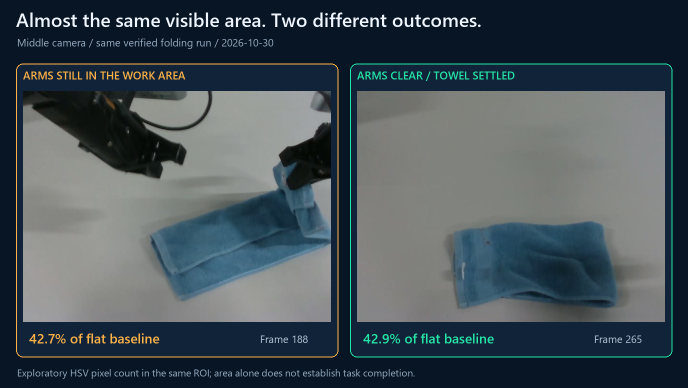
#> input picture flexifold_booth_first_grasp/counterexample.png, 1376 x 776 px (shown at 1/2 size)
$ python -i towel_edge_observation.py   (imports and definitions only)
#> lines starting #> are read from the running program, lines starting #| are printed output that depends on the picture; after the words box and inside, x2 and y2 are one past the last pixel; in counts of white or black regions, pixels touching at a corner belong together
### amd_hybrid_deploy_20261031/piper_towel_replica/deployment_entry/towel_quality.py
"""Optional RGB-only staging check and stop request, shared with simulation.

This is a visual heuristic for the fixed blue-towel scene, not a fold/layer
success certificate. It never modifies policy images, actions or limits.
"""
import json
import math
from pathlib import Path

import cv2
import numpy as np


def cloth_features(rgb, settings):
    if not isinstance(rgb, np.ndarray) or rgb.dtype != np.uint8 or rgb.ndim != 3 or rgb.shape[2] != 3:
        raise ValueError('Quality monitor requires uint8 RGB')
    height, width = rgb.shape[:2]
#> height = 776; width = 1376
    hsv = cv2.cvtColor(rgb, cv2.COLOR_RGB2HSV)
#> hsv: shape (776, 1376, 3); mean H, S, V 81.3, 104.9, 90.9
    mask = cv2.inRange(hsv, np.array(settings['hsv_lower']), np.array(settings['hsv_upper']))
#> mask: shape (776, 1376); 26% white; 750 white regions (618 under 20 px), largest, box (x1, y1, x2, y2) and area: (34, 129, 675, 713) 133857, (702, 129, 1343, 713) 85299, (906, 443, 1235, 617) 48610
    mask = cv2.morphologyEx(mask, cv2.MORPH_CLOSE, np.ones((5, 5), np.uint8))
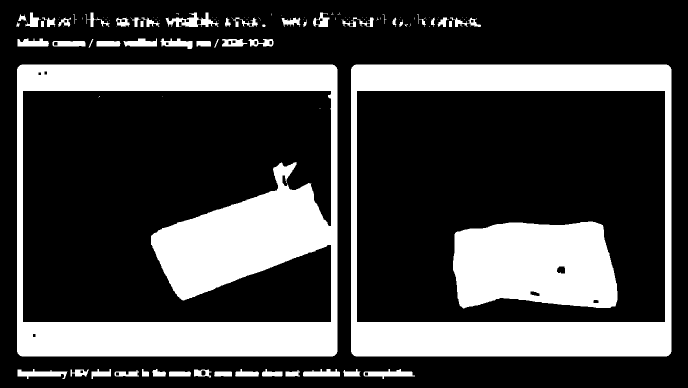
#> mask: shape (776, 1376) (shown at 1/2 size); 27.7% white; 131 white regions (73 under 20 px)
    contours, _ = cv2.findContours(mask, cv2.RETR_EXTERNAL, cv2.CHAIN_APPROX_SIMPLE)
#> contours = 125 contours, 70 with area under 20; largest, box (x1, y1, x2, y2) and area: (702, 129, 1343, 713) 373006, (34, 129, 675, 713) 373006, (331, 25, 438, 54) 1261, (727, 738, 830, 758) 926, (35, 738, 135, 758) 908
    if not contours:
        return None
    contour = max(contours, key=cv2.contourArea)
#> contour = contour of 24 points, box (x1, y1, x2, y2) (702, 129, 1343, 713), area 373006
    area = float(cv2.contourArea(contour))
#> area = 373006
    if area < settings['min_area_fraction'] * width * height:
        return None
    hull = cv2.convexHull(contour)
#> hull = contour of 16 points, box (x1, y1, x2, y2) (702, 129, 1343, 713), area 373014
    rectangle = cv2.minAreaRect(contour)
#> rectangle = ((1022, 420.5), (583, 640), -90)
    rectangle_area = float(np.prod(rectangle[1]))
#> rectangle_area = 373120
    hull_area = float(cv2.contourArea(hull))
#> hull_area = 373014
    filled = np.zeros(mask.shape, np.uint8)
    cv2.drawContours(filled, [contour], -1, 255, -1)
#> filled: shape (776, 1376); 35% white; 1 white region, box (x1, y1, x2, y2) and area: (702, 129, 1343, 713) 374216
    region = np.zeros(mask.shape, np.uint8)
    cv2.fillConvexPoly(region, hull, 255)
#> region: shape (776, 1376); 35% white; 1 white region, box (x1, y1, x2, y2) and area: (702, 129, 1343, 713) 374224
    # Rim scales with image size. Fixed camera geometry is part of the profile.
    radius = max(1, round(settings['clearance_radius_fraction'] * width))
#> radius = 54
    region = cv2.dilate(region, np.ones((2 * radius + 1, 2 * radius + 1), np.uint8))
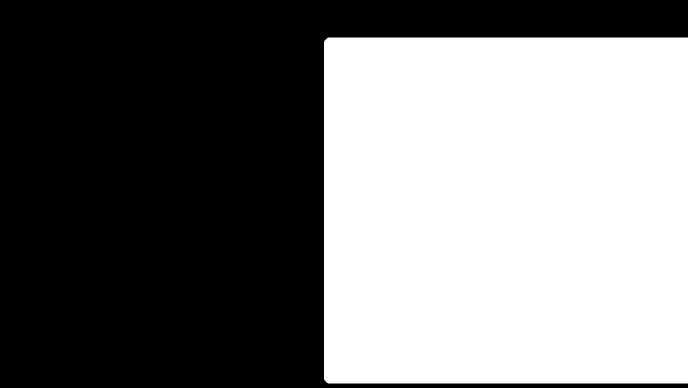
#> region: shape (776, 1376) (shown at 1/2 size); 47.2% white; 1 white region, box (x1, y1, x2, y2) and area: (648, 75, 1376, 767) 503716
    dark = cv2.cvtColor(rgb, cv2.COLOR_RGB2GRAY) < settings['dark_value']
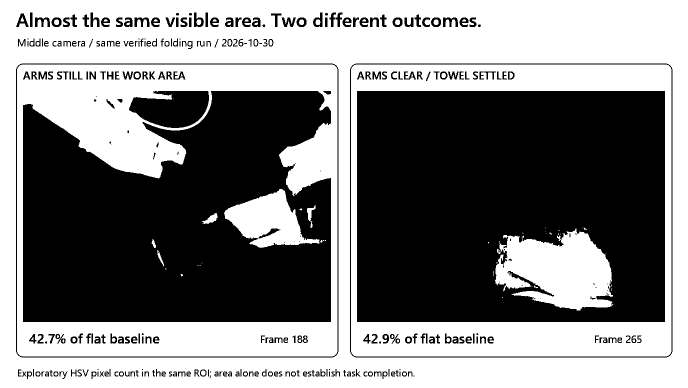
#> dark: shape (776, 1376) bool (shown at 1/2 size); 50.9% white; 319 black regions (43 under 20 px), largest, box (x1, y1, x2, y2) and area: (714, 182, 1330, 644) 258398, (46, 182, 662, 644) 222519, (258, 182, 418, 256) 8655
    dark_fraction = float(np.count_nonzero(dark & (region > 0)) / np.count_nonzero(region))
#> dark_fraction = 0.455
    return dict(area=area, center=list(map(float, rectangle[0])),
                rectangularity=area / max(rectangle_area, 1.), solidity=area / max(hull_area, 1.),
                dark_fraction=dark_fraction, contour=contour[:, 0, :].tolist(), mask=filled)


class TowelQualityMonitor:
    # [105 lines left out: functions __init__, check_start, update, report, preview_guide, not called in this run]

### tools/towel_edge_observation.py
"""Image-space measurements for the blue towel in the middle camera."""

import argparse
import json
from pathlib import Path
import sys

import cv2
import numpy as np

DEPLOYMENT = (Path(__file__).resolve().parents[1] / 'amd_hybrid_deploy_20261031/piper_towel_replica/deployment_entry')
sys.path.insert(0, str(DEPLOYMENT))
from towel_finish import SEGMENTATION
from towel_quality import cloth_features


# [103 lines left out: functions fit_local_edge, far_corner, outer_edge, not called in this run]


def visible_fold_seam(rgb):
    """Find a bright transition below a dark lip along the visible inner hem."""
    feature = cloth_features(rgb, SEGMENTATION)
#> feature = 7 items
    if feature is None:
        return None
    mask = feature['mask'] > 0
    left, _, width, _ = cv2.boundingRect(np.asarray(feature['contour'], np.int32))
#> left = 702; width = 641
    gray = cv2.cvtColor(rgb, cv2.COLOR_RGB2GRAY).astype(np.float32)
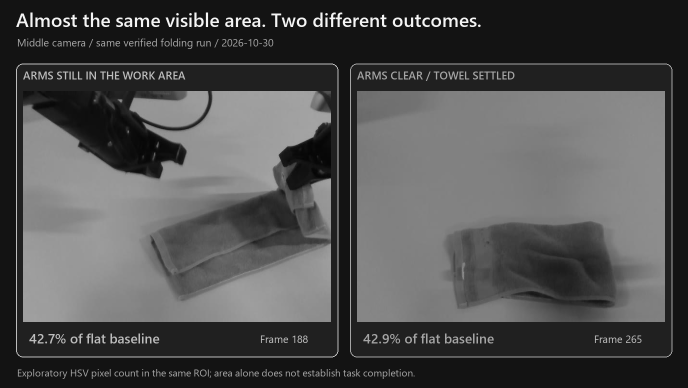
#> gray: shape (776, 1376) float32 (shown at 1/2 size); min 5, max 245, mean 78.2
    smooth = cv2.GaussianBlur(gray, (13, 5), 0)
    top = np.argmax(mask, axis=0)
#> top = 1376 values, max 138 at index 702, min 0 at index 0, mean 60.14
    bottom = len(mask) - 1 - np.argmax(mask[::-1], axis=0)
#> bottom = 1376 values, max 775 at index 0, min 703 at index 702, mean 745.6
    offsets = np.arange(12, 121)
    columns = np.arange(round(left + .18 * width), round(left + .82 * width), 5)
#> columns = 83 values from 817 to 1227
    xs = np.repeat(columns[:, None], len(offsets), axis=1)
    ys = top[columns, None] + offsets
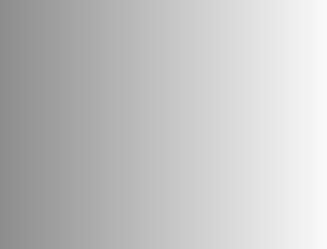
#> ys: shape (83, 109) int64 (shown 3 times larger); min 141, max 249, mean 195
    inside = (ys <= bottom[columns, None] - 10) & (bottom[columns, None] - top[columns, None] > 44)
#> inside: shape (83, 109) bool; every value is 1
    ys = np.clip(ys, 8, mask.shape[0] - 9)
    lip = smooth[ys - 2, xs]
    rebound = smooth[ys + 4, xs] - lip
    shadow = smooth[ys - 7, xs] - lip
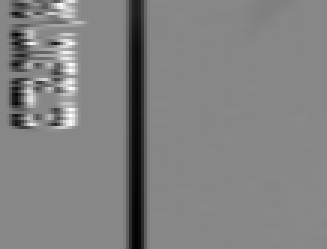
#> shadow: shape (83, 109) float32 (shown 3 times larger); min -105, max 91.95, mean -4.5; drawn with min black and max white
    response = np.minimum(rebound, shadow * 1.65)
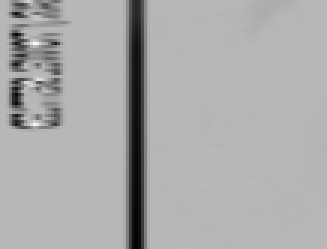
#> response: shape (83, 109) float32 (shown 3 times larger); min -173.2, max 67.41, mean -11.1; drawn with min black and max white
    response[~inside | (lip < 32)] = 0.
    # Votes at similar depth into the cloth are less sensitive to a single
    # wrinkle or jaw than the strongest gradient in one column.
    votes = []
    for nominal in offsets[5:-5]:
        near = np.abs(offsets - nominal) <= 9
        strength = response[:, near].max(axis=1)
        votes.append(float(np.count_nonzero(strength >= 6.) / len(columns)))
#> after the loop, votes = 99 values, max 0.145 at index 0, min 0 at index 19, mean 0.0243
    strongest = int(np.argmax(votes))
#> strongest = 0
    best_offset = offsets[5 + strongest]
#> best_offset = 17
    nearby = np.abs(offsets - best_offset) <= 9
    peaks = np.argmax(response[:, nearby], axis=1)
#> peaks = 83 values, max 13 at index 26, min 0 at index 1, mean 2.69
    strength = response[:, nearby].max(axis=1)
#> strength = 83 values, max 67.41 at index 14, min 0 at index 1, mean 4
    valid = strength >= 6.
    if votes[strongest] < .48 or sum(valid) < 10:
        return None
    points_y = top[columns[valid]] + offsets[nearby][peaks[valid]]
    ratios = (points_y - top[columns[valid]]) / (bottom[columns[valid]] - top[columns[valid]])
    return dict(visible_support=votes[strongest], points_px=np.column_stack((columns[valid], points_y)).tolist(),
                normalized_lip_depth=float(np.median(ratios)),
                normalized_lip_depth_spread=float(np.percentile(ratios, 90) - np.percentile(ratios, 10)))


# [17 lines left out: function main, not called in this run]


# [2 lines not run here, left out]

>>> import cv2
>>> picture = cv2.cvtColor(cv2.imread('../flexifold_booth_first_grasp/counterexample.png'), cv2.COLOR_BGR2RGB)
>>> result = visible_fold_seam(picture)
